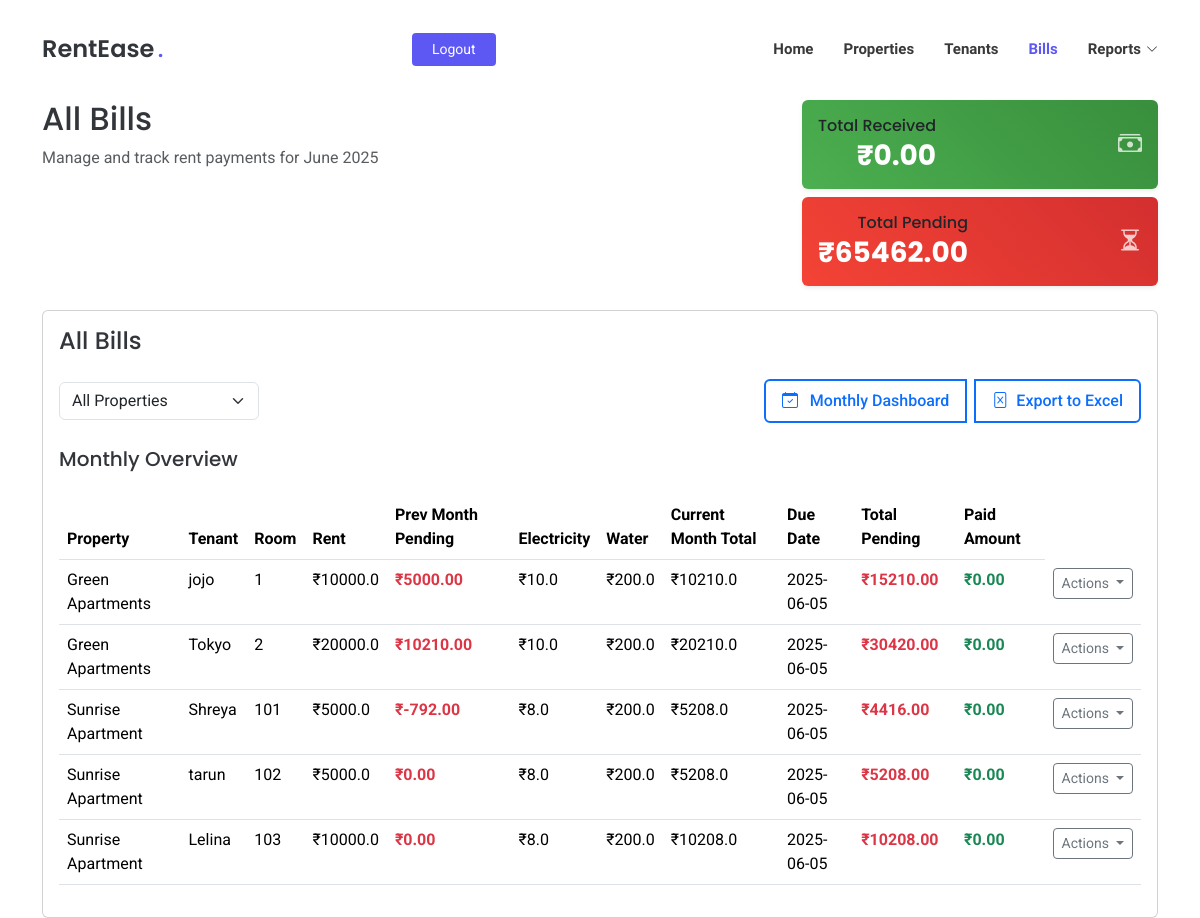
The page /all-bills (signed in) on the database its author committed.
### tables this page shows
CREATE TABLE tenants
                 (id INTEGER PRIMARY KEY AUTOINCREMENT,
                  name TEXT NOT NULL,
                  property_id INTEGER NOT NULL,
                  room_id INTEGER NOT NULL,
                  phone_number TEXT NOT NULL,
                  move_in_date DATE NOT NULL,
                  police_verification TEXT, email TEXT, move_out_date DATE,
                  FOREIGN KEY (property_id) REFERENCES properties (id),
                  FOREIGN KEY (room_id) REFERENCES rooms (id));

CREATE TABLE properties
                 (id INTEGER PRIMARY KEY AUTOINCREMENT,
                  name TEXT NOT NULL,
                  address TEXT NOT NULL,
                  user_id INTEGER NOT NULL,
                  FOREIGN KEY (user_id) REFERENCES users (id));

### app/routes.py (the view)
@app.route('/all-bills')
def all_bills():
    if 'user_id' not in session:
        return redirect(url_for('login'))
    conn = get_db()
    cursor = conn.cursor()
    tenants, total_stats, building_stats = get_tenants_with_bills(session['user_id'])
    today = datetime.now()
    months = []
    monthly_totals = {}
    for i in range(6):
        month_date = today - timedelta(days=30*i)
        year = month_date.year
        month = month_date.month
        cursor.execute('''
            SELECT
                COALESCE(SUM(CASE WHEN bp.payment_mode != 'penalty' THEN bp.amount ELSE 0 END), 0) as paid_amount,
                COALESCE((
                    SELECT pending_amount
                    FROM bill_payments
                    WHERE tenant_id = t.id
                    AND strftime('%Y', payment_date) = ?
                    AND strftime('%m', payment_date) = ?
                    ORDER BY id DESC, id DESC LIMIT 1
                ), 0) as last_pending_amount
            FROM tenants t
            JOIN rooms r ON t.room_id = r.id
            JOIN properties p ON r.property_id = p.id
            JOIN room_configurations rc ON r.room_config_id = rc.id
            LEFT JOIN bill_payments bp ON t.id = bp.tenant_id
                AND strftime('%Y', bp.payment_date) = ?
                AND strftime('%m', bp.payment_date) = ?
            WHERE p.user_id = ?
            ORDER BY r.id
        ''', (str(year), f"{month:02d}", str(year), f"{month:02d}", session['user_id']))
        result = cursor.fetchone()
        monthly_totals[f"{year}-{month:02d}"] = {
            'paid': result['paid_amount'] if result else 0,
            'pending': result['last_pending_amount'] if result else 0
        }
        months.append(month_date)
    properties = cursor.execute('''
        SELECT id, name
        FROM properties
        WHERE user_id = ?
    ''', (session['user_id'],)).fetchall()
    today_date = today.strftime('%Y-%m-%d')
    conn.close()
    return render_template('all_bills.html',
                         tenants=tenants,
                         total_stats=total_stats,
                         months=months,
                         monthly_totals=monthly_totals,
                         properties=properties,
                         today_date=today_date,
                         total_pending=total_stats['pending'],
                         current_month=today.strftime('%B %Y'))

### app/routes.py (called while the page is built)
def get_db():
    conn = sqlite3.connect('rentease.db')
    conn.row_factory = sqlite3.Row
    return conn

### app/templates/all_bills.html (shortened to what this page needs)
<!DOCTYPE html>
<html lang="en">
<head>
  <link href="{{ url_for('static', filename='assets/vendor/bootstrap/css/bootstrap.min.css') }}" rel="stylesheet">
  <link href="{{ url_for('static', filename='assets/vendor/bootstrap-icons/bootstrap-icons.css') }}" rel="stylesheet">
  <link href="{{ url_for('static', filename='assets/vendor/aos/aos.css') }}" rel="stylesheet">
  <link href="{{ url_for('static', filename='assets/css/main.css') }}" rel="stylesheet">
</head>
<body class="index-page">
  <header id="header" class="header d-flex align-items-center fixed-top">
    <div class="container position-relative d-flex align-items-center justify-content-between">
      <a href="{{ url_for('index') }}" class="logo d-flex align-items-center me-auto me-xl-0">
        <h1 class="sitename">RentEase</h1><span>.</span>
      </a>
      <nav id="navmenu" class="navmenu">
        <ul>
          <li><a href="{{ url_for('index') }}#hero">Home</a></li>
          <li><a href="{{ url_for('index') }}#properties">Properties</a></li>
          <li><a href="{{ url_for('list_tenants') }}">Tenants</a></li>
          <li><a href="{{ url_for('index') }}#bills" class="active">Bills</a></li>
          <li class="dropdown">
            <a href="#"><span>Reports</span> <i class="bi bi-chevron-down toggle-dropdown"></i></a>
          </li>
        </ul>
      </nav>
      {% if session.get('user_id') %}
        <a class="btn-getstarted" href="{{ url_for('logout') }}">Logout</a>
      {% else %}
        <a class="btn-getstarted me-1" href="{{ url_for('login') }}">Login</a>
        <a class="btn-getstarted" href="{{ url_for('register') }}">Register</a>
      {% endif %}
    </div>
  </header>
  <main class="main" style="margin-top: 100px;">
    <div class="container mt-5">
      <div class="row mb-4">
        <div class="col-md-8">
          <h2>All Bills</h2>
          <p class="text-muted">Manage and track rent payments for {{ current_month }}</p>
        </div>
        <div class="col-md-4 text-md-end">
          <div class="card border-0 shadow-sm mb-2" style="background: linear-gradient(45deg, #4CAF50, #388E3C);">
            <div class="card-body p-3">
              <div class="d-flex justify-content-between align-items-center">
                <div>
                  <h6 class="card-title mb-1 text-white-75">Total Received</h6>
                  <h3 class="mb-0 fw-bold text-white">₹{{ "%.2f"|format(tenants|sum(attribute='paid_amount')) }}</h3>
                </div>
                <i class="bi bi-cash-stack fs-4 text-white opacity-75"></i>
              </div>
            </div>
          </div>
          <div class="card border-0 shadow-sm" style="background: linear-gradient(45deg, #F44336, #D32F2F);">
            <div class="card-body p-3">
              <div class="d-flex justify-content-between align-items-center">
                <div>
                  <h6 class="card-title mb-1 text-white-75">Total Pending</h6>
                  <h3 class="mb-0 fw-bold text-white">₹{{ "%.2f"|format(total_pending) }}</h3>
                </div>
                <i class="bi bi-hourglass-split fs-4 text-white opacity-75"></i>
              </div>
            </div>
          </div>
        </div>
      </div>
      <div class="card">
        <div class="card-body">
          <div class="d-flex justify-content-between align-items-center mb-4">
            <h4 class="mb-0">All Bills</h4>
          </div>
          <div class="d-flex justify-content-between align-items-center mb-4">
            <div class="d-flex align-items-center">
              <select id="propertyFilter" class="form-select me-3" style="width: 200px;">
                <option value="">All Properties</option>
              </select>
            </div>
            <div class="btn-group">
              <button class="btn btn-outline-primary me-2" onclick="openMonthlyDashboard()">
                <i class="bi bi-calendar-check me-2"></i>
                Monthly Dashboard
              </button>
              <a href="{{ url_for('export_bills') }}" class="btn btn-outline-primary">
                <i class="bi bi-file-excel me-2"></i>Export to Excel
              </a>
            </div>
          </div>
          <div class="monthly-dashboard mb-4">
            <h5 class="mb-3">Monthly Overview</h5>
          </div>
          <div class="table-responsive">
            <table class="table table-hover" id="billsTable">
              <thead>
                <tr>
                  <th>Property</th>
                  <th>Tenant</th>
                  <th>Room</th>
                  <th>Rent</th>
                  <th>Prev Month Pending</th>
                  <th>Electricity</th>
                  <th>Water</th>
                  <th>Current Month Total</th>
                  <th>Due Date</th>
                  <th>Total Pending</th>
                  <th>Paid Amount</th>
                </tr>
              </thead>
              <tbody>
                {% for tenant in tenants %}
                <tr data-property-id="{{ tenant.property_id }}">
                  <td>{{ tenant.property_name }}</td>
                  <td>{{ tenant.tenant_name }}</td>
                  <td>{{ tenant.room_number }}</td>
                  <td>₹{{ tenant.rent_amount }}</td>
                  <td class="text-danger fw-bold">₹{{ "%.2f"|format(tenant.prev_month_pending) }}</td>
                  <td>₹{{ tenant.electricity_rate }}</td>
                  <td>₹{{ tenant.water_rate }}</td>
                  <td>₹{{ tenant.total_amount }}</td>
                  <td>{{ tenant.due_date }}</td>
                  <td class="text-danger fw-bold">₹{{ "%.2f"|format(tenant.total_pending) }}</td>
                  <td class="text-success fw-bold">₹{{ "%.2f"|format(tenant.paid_amount) }}</td>
                  <td>
                    <div class="dropdown">
                      <button class="btn btn-sm btn-outline-secondary dropdown-toggle" type="button" data-bs-toggle="dropdown">
                        Actions
                      </button>
                    </div>
                  </td>
                </tr>
                {% endfor %}
              </tbody>
            </table>
          </div>
        </div>
      </div>
    </div>
  </main>
</body>
</html>

### app/static/assets/css/main.css (style rules this page uses)
:root { --default-font: "Roboto", system-ui, -apple-system, "Segoe UI", Roboto, "Helvetica Neue", Arial, "Noto Sans", "Liberation Sans", sans-serif, "Apple Color Emoji", "Segoe UI Emoji", "Segoe UI Symbol", "Noto Color Emoji"; --heading-font: "Poppins", sans-serif; --nav-font: "Raleway", sans-serif; }
:root { --background-color: #ffffff; --default-color: #212529; --heading-color: #32353a; --accent-color: #5d57f4; --surface-color: #ffffff; --contrast-color: #ffffff; }
:root { --nav-color: #3a3939; --nav-hover-color: #5d57f4; --nav-mobile-background-color: #ffffff; --nav-dropdown-background-color: #ffffff; --nav-dropdown-color: #3a3939; --nav-dropdown-hover-color: #5d57f4; }
:root { scroll-behavior: smooth; }
body { color: var(--default-color); background-color: var(--background-color); font-family: var(--default-font); }
a { color: var(--accent-color); text-decoration: none; transition: 0.3s; }
h1, h2, h3, h4, h5, h6 { color: var(--heading-color); font-family: var(--heading-font); }
.header { --background-color: rgba(255, 255, 255, 0); color: var(--default-color); background-color: var(--background-color); padding: 20px 0; transition: all 0.5s; z-index: 997; }
.header .logo { line-height: 1; }
.header .logo h1 { font-size: 24px; margin: 0; font-weight: 600; color: var(--heading-color); }
.header .logo span { color: var(--accent-color); font-size: 24px; font-weight: 600; padding-left: 3px; }
.header .btn-getstarted, .header .btn-getstarted:focus { color: var(--contrast-color); background: var(--accent-color); font-size: 14px; padding: 8px 26px; margin: 0; border-radius: 4px; transition: 0.3s; }
@media (max-width: 1200px) { .header .logo { order: 1; } }
@media (max-width: 1200px) { .header .btn-getstarted { order: 2; margin: 0 15px 0 0; padding: 6px 20px; } }
@media (max-width: 1200px) { .header .navmenu { order: 3; } }
@media (min-width: 1200px) { .navmenu { padding: 0; } }
@media (min-width: 1200px) { .navmenu ul { margin: 0; padding: 0; display: flex; list-style: none; align-items: center; } }
@media (min-width: 1200px) { .navmenu li { position: relative; } }
@media (min-width: 1200px) { .navmenu a, .navmenu a:focus { color: var(--nav-color); padding: 18px 15px; font-size: 15px; font-family: var(--nav-font); font-weight: 600; display: flex; align-items: center; justify-content: space-between; white-space: nowrap; transition: 0.3s; } }
@media (min-width: 1200px) { .navmenu a i, .navmenu a:focus i { font-size: 12px; line-height: 0; margin-left: 5px; transition: 0.3s; } }
@media (min-width: 1200px) { .navmenu li:last-child a { padding-right: 0; } }
@media (min-width: 1200px) { .navmenu li:hover>a, .navmenu .active, .navmenu .active:focus { color: var(--nav-hover-color); } }

### app/templates/all_bills.html (style rules this page uses)
.btn-outline-primary { padding: 0.5rem 1rem; font-weight: 500; transition: all 0.3s ease; border-width: 2px; }
.btn-outline-primary i { transition: transform 0.3s ease; }

### rows shown on the page
tenants: property_name "Green Apartments", tenant_name "jojo", room_number "1", rent_amount "10000.0", prev_month_pending "5000.00", electricity_rate "10.0", water_rate "200.0", total_amount "10210.0", due_date "2025-06-05", total_pending "15210.00", paid_amount "0.00"
tenants: property_name "Green Apartments", tenant_name "Tokyo", room_number "2", rent_amount "20000.0", prev_month_pending "10210.00", electricity_rate "10.0", water_rate "200.0", total_amount "20210.0", due_date "2025-06-05", total_pending "30420.00", paid_amount "0.00"
tenants: property_name "Sunrise Apartment", tenant_name "Shreya", room_number "101", rent_amount "5000.0", prev_month_pending "-792.00", electricity_rate "8.0", water_rate "200.0", total_amount "5208.0", due_date "2025-06-05", total_pending "4416.00", paid_amount "0.00"
tenants: property_name "Sunrise Apartment", tenant_name "tarun", room_number "102", rent_amount "5000.0", prev_month_pending "0.00", electricity_rate "8.0", water_rate "200.0", total_amount "5208.0", due_date "2025-06-05", total_pending "5208.00", paid_amount "0.00"
tenants: property_name "Sunrise Apartment", tenant_name "Lelina", room_number "103", rent_amount "10000.0", prev_month_pending "0.00", electricity_rate "8.0", water_rate "200.0", total_amount "10208.0", due_date "2025-06-05", total_pending "10208.00", paid_amount "0.00"

### other values the page prints
{{ "%.2f"|format(tenants|sum(attribute='paid_amount')) }} "0.00"
{{ "%.2f"|format(total_pending) }} "65462.00"
